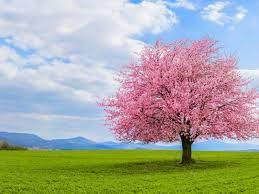
#> input picture sample.png, 259 x 194 px
$ jupyter execute 'Colour Detection.ipynb'
#> lines starting #> are read from the running program, lines starting #| are printed output that depends on the picture
[cell 1]
from sklearn.cluster import KMeans
import matplotlib.pyplot as plt
import numpy as np
import cv2
from collections import Counter
from skimage.color import rgb2lab, deltaE_cie76
import os

[cell 2]
image = cv2.imread('sample.png')
#> image is the input picture: shape (194, 259, 3); mean B, G, R 159.8, 169.5, 168.5
print("The type of this input is {}".format(type(image)))
#| The type of this input is <class 'numpy.ndarray'>
print("Shape: {}".format(image.shape))
#| Shape: (194, 259, 3)
plt.imshow(image)

[cell 3]
image = cv2.cvtColor(image, cv2.COLOR_BGR2RGB)
plt.imshow(image)

[cell 4]
gray_image = cv2.cvtColor(image, cv2.COLOR_BGR2GRAY)
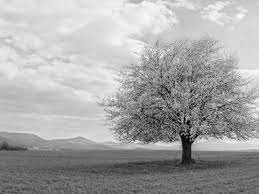
#> gray_image: shape (194, 259); min 1, max 254, mean 166.5
plt.imshow(gray_image, cmap='gray')

[cell 5]
resized_image = cv2.resize(image, (1200, 600))
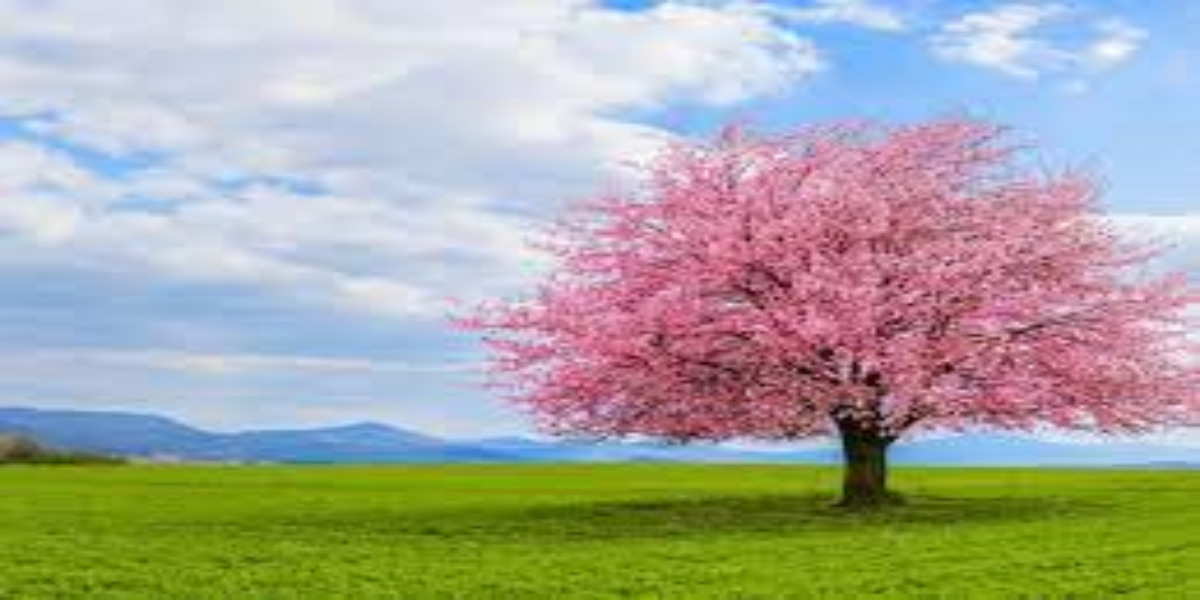
#> resized_image: shape (600, 1200, 3); mean R, G, B 168.4, 169.4, 159.7
plt.imshow(resized_image)

[cell 6]
def RGB2HEX(color):
    return "#{:02x}{:02x}{:02x}".format(int(color[0]), int(color[1]), int(color[2]))

[cell 7]
def get_image(image_path):
    image = cv2.imread(image_path)
    image = cv2.cvtColor(image, cv2.COLOR_BGR2RGB)
    return image

[cell 8]
modified_image = cv2.resize(image, (600, 400), interpolation = cv2.INTER_AREA)
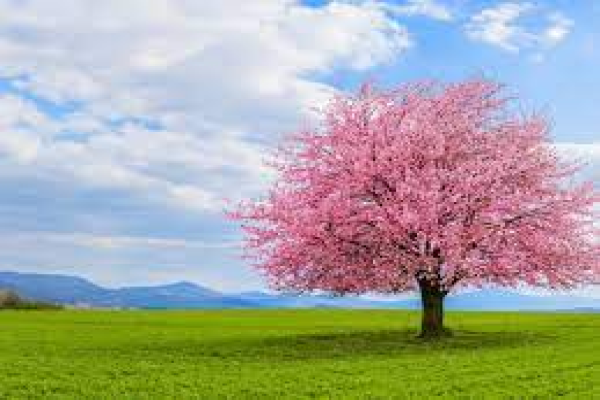
#> modified_image: shape (400, 600, 3); mean R, G, B 168.4, 169.5, 159.7
modified_image = modified_image.reshape(modified_image.shape[0]*modified_image.shape[1], 3)

[cell 9]
number_of_colors=10 #specifying the number of colours needed
clf = KMeans(n_clusters = number_of_colors)
labels = clf.fit_predict(modified_image)

[cell 10]
counts = Counter(labels)
#> counts = 10 items
show_chart=True
center_colors = clf.cluster_centers_
# We get ordered colors by iterating through the keys
ordered_colors = [center_colors[i] for i in counts.keys()]
#> ordered_colors = [[221.4, 224.1, 235.9], [193.1, 208.1, 232.2], [175.6, 190.7, 217.7], [146.5, 188.5, 236], [102.6, 145.5, 183.6], [212.4, 152.2, 176.3], [187.4, 114.7, 136.9], [145.3, 77.76, 93.73], [76.07, 83.1, 13.58], [119.3, 148.7, 14.81]]
hex_colors = [RGB2HEX(ordered_colors[i]) for i in counts.keys()]
#> hex_colors = ['#92bceb', '#77940e', '#c1d0e8', '#6691b7', '#d498b0', '#4c530d', '#bb7288', '#dde0eb', '#914d5d', '#afbed9']
rgb_colors = [ordered_colors[i] for i in counts.keys()]
#> rgb_colors = [[146.5, 188.5, 236], [119.3, 148.7, 14.81], [193.1, 208.1, 232.2], [102.6, 145.5, 183.6], [212.4, 152.2, 176.3], [76.07, 83.1, 13.58], [187.4, 114.7, 136.9], [221.4, 224.1, 235.9], [145.3, 77.76, 93.73], [175.6, 190.7, 217.7]]
print(hex_colors) #prints number of colours mentioned
#| ['#92bceb', '#77940e', '#c1d0e8', '#6691b7', '#d498b0', '#4c530d', '#bb7288', '#dde0eb', '#914d5d', '#afbed9']
if (show_chart):
    plt.figure(figsize = (8, 6))
    plt.pie(counts.values(), labels = hex_colors, colors = hex_colors)

#return rgb_colors
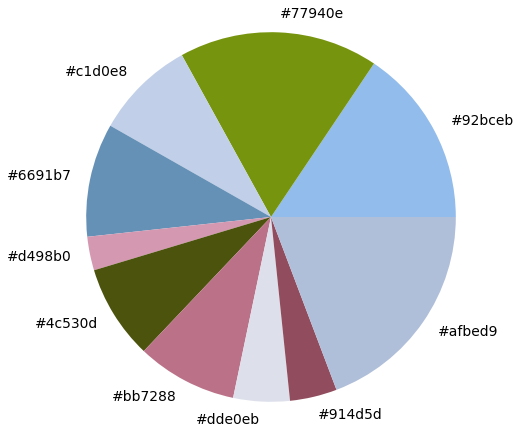
#> figure drawn by matplotlib, 1 panel
